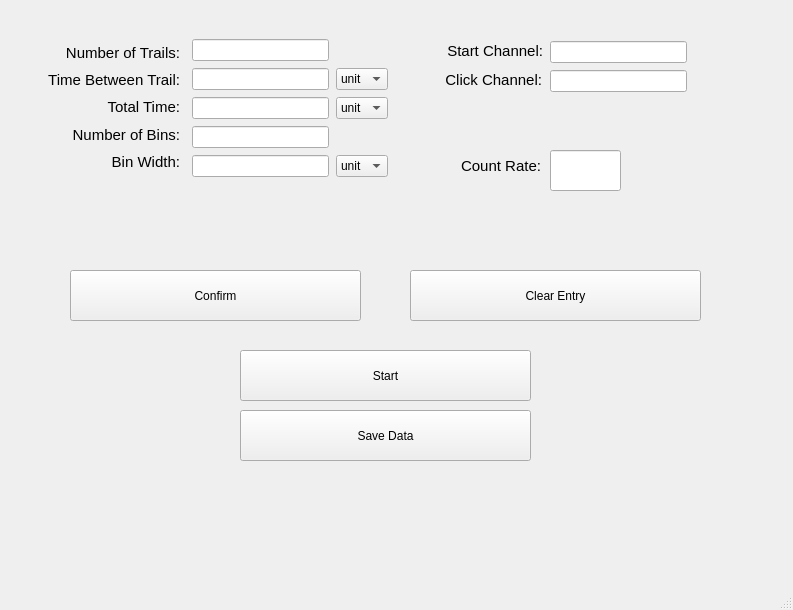
<?xml version="1.0" encoding="UTF-8"?>
<ui version="4.0">
 <class>MainWindow</class>
 <widget class="QMainWindow" name="MainWindow">
  <property name="geometry">
   <rect>
    <x>0</x>
    <y>0</y>
    <width>793</width>
    <height>610</height>
   </rect>
  </property>
  <property name="windowTitle">
   <string>TimeTagger Histogram Generator</string>
  </property>
  <widget class="QWidget" name="centralwidget">
   <widget class="QLineEdit" name="bin_num_entry">
    <property name="geometry">
     <rect>
      <x>192</x>
      <y>126</y>
      <width>137</width>
      <height>22</height>
     </rect>
    </property>
    <property name="contextMenuPolicy">
     <enum>Qt::DefaultContextMenu</enum>
    </property>
   </widget>
   <widget class="QPushButton" name="start_button">
    <property name="geometry">
     <rect>
      <x>240</x>
      <y>350</y>
      <width>291</width>
      <height>51</height>
     </rect>
    </property>
    <property name="text">
     <string>Start</string>
    </property>
   </widget>
   <widget class="QLineEdit" name="total_time_entry">
    <property name="geometry">
     <rect>
      <x>192</x>
      <y>97</y>
      <width>137</width>
      <height>22</height>
     </rect>
    </property>
   </widget>
   <widget class="QLineEdit" name="single_trail_entry">
    <property name="geometry">
     <rect>
      <x>192</x>
      <y>155</y>
      <width>137</width>
      <height>22</height>
     </rect>
    </property>
   </widget>
   <widget class="QLabel" name="click_channel_label">
    <property name="geometry">
     <rect>
      <x>421</x>
      <y>70</y>
      <width>121</width>
      <height>20</height>
     </rect>
    </property>
    <property name="font">
     <font>
      <pointsize>11</pointsize>
     </font>
    </property>
    <property name="frameShape">
     <enum>QFrame::NoFrame</enum>
    </property>
    <property name="frameShadow">
     <enum>QFrame::Raised</enum>
    </property>
    <property name="lineWidth">
     <number>3</number>
    </property>
    <property name="text">
     <string>Click Channel:</string>
    </property>
    <property name="textFormat">
     <enum>Qt::AutoText</enum>
    </property>
    <property name="alignment">
     <set>Qt::AlignRight|Qt::AlignTrailing|Qt::AlignVCenter</set>
    </property>
    <property name="wordWrap">
     <bool>false</bool>
    </property>
    <property name="margin">
     <number>-1</number>
    </property>
   </widget>
   <widget class="QLineEdit" name="gap_time_entry">
    <property name="geometry">
     <rect>
      <x>192</x>
      <y>68</y>
      <width>137</width>
      <height>22</height>
     </rect>
    </property>
   </widget>
   <widget class="QComboBox" name="gap_time_unit">
    <property name="geometry">
     <rect>
      <x>336</x>
      <y>68</y>
      <width>52</width>
      <height>22</height>
     </rect>
    </property>
    <item>
     <property name="text">
      <string>unit</string>
     </property>
    </item>
    <item>
     <property name="text">
      <string>s</string>
     </property>
    </item>
    <item>
     <property name="text">
      <string>m</string>
     </property>
    </item>
    <item>
     <property name="text">
      <string>ms</string>
     </property>
    </item>
    <item>
     <property name="text">
      <string>μs</string>
     </property>
    </item>
    <item>
     <property name="text">
      <string>ns</string>
     </property>
    </item>
    <item>
     <property name="text">
      <string>ps</string>
     </property>
    </item>
   </widget>
   <widget class="QComboBox" name="total_time_unit">
    <property name="geometry">
     <rect>
      <x>336</x>
      <y>97</y>
      <width>52</width>
      <height>22</height>
     </rect>
    </property>
    <item>
     <property name="text">
      <string>unit</string>
     </property>
    </item>
    <item>
     <property name="text">
      <string>s</string>
     </property>
    </item>
    <item>
     <property name="text">
      <string>m</string>
     </property>
    </item>
    <item>
     <property name="text">
      <string>ms</string>
     </property>
    </item>
    <item>
     <property name="text">
      <string>μs</string>
     </property>
    </item>
    <item>
     <property name="text">
      <string>ns</string>
     </property>
    </item>
    <item>
     <property name="text">
      <string>ps</string>
     </property>
    </item>
   </widget>
   <widget class="QComboBox" name="bin_width_unit">
    <property name="geometry">
     <rect>
      <x>336</x>
      <y>155</y>
      <width>52</width>
      <height>22</height>
     </rect>
    </property>
    <item>
     <property name="text">
      <string>unit</string>
     </property>
    </item>
    <item>
     <property name="text">
      <string>s</string>
     </property>
    </item>
    <item>
     <property name="text">
      <string>m</string>
     </property>
    </item>
    <item>
     <property name="text">
      <string>ms</string>
     </property>
    </item>
    <item>
     <property name="text">
      <string>μs</string>
     </property>
    </item>
    <item>
     <property name="text">
      <string>ns</string>
     </property>
    </item>
    <item>
     <property name="text">
      <string>ps</string>
     </property>
    </item>
   </widget>
   <widget class="QLabel" name="start_channel_label">
    <property name="geometry">
     <rect>
      <x>422</x>
      <y>41</y>
      <width>121</width>
      <height>20</height>
     </rect>
    </property>
    <property name="font">
     <font>
      <pointsize>11</pointsize>
     </font>
    </property>
    <property name="frameShape">
     <enum>QFrame::NoFrame</enum>
    </property>
    <property name="frameShadow">
     <enum>QFrame::Raised</enum>
    </property>
    <property name="lineWidth">
     <number>3</number>
    </property>
    <property name="text">
     <string>Start Channel:</string>
    </property>
    <property name="textFormat">
     <enum>Qt::AutoText</enum>
    </property>
    <property name="alignment">
     <set>Qt::AlignRight|Qt::AlignTrailing|Qt::AlignVCenter</set>
    </property>
    <property name="wordWrap">
     <bool>false</bool>
    </property>
    <property name="margin">
     <number>-1</number>
    </property>
   </widget>
   <widget class="QLineEdit" name="start_channel_entry">
    <property name="geometry">
     <rect>
      <x>550</x>
      <y>41</y>
      <width>137</width>
      <height>22</height>
     </rect>
    </property>
   </widget>
   <widget class="QLineEdit" name="click_channel_entry">
    <property name="geometry">
     <rect>
      <x>550</x>
      <y>70</y>
      <width>137</width>
      <height>22</height>
     </rect>
    </property>
   </widget>
   <widget class="QLineEdit" name="num_trail_entry">
    <property name="geometry">
     <rect>
      <x>192</x>
      <y>39</y>
      <width>137</width>
      <height>22</height>
     </rect>
    </property>
   </widget>
   <widget class="QPushButton" name="save_button">
    <property name="geometry">
     <rect>
      <x>240</x>
      <y>410</y>
      <width>291</width>
      <height>51</height>
     </rect>
    </property>
    <property name="text">
     <string>Save Data</string>
    </property>
   </widget>
   <widget class="QPushButton" name="confirm_button">
    <property name="geometry">
     <rect>
      <x>70</x>
      <y>270</y>
      <width>291</width>
      <height>51</height>
     </rect>
    </property>
    <property name="text">
     <string>Confirm</string>
    </property>
   </widget>
   <widget class="QPushButton" name="clear_button">
    <property name="geometry">
     <rect>
      <x>410</x>
      <y>270</y>
      <width>291</width>
      <height>51</height>
     </rect>
    </property>
    <property name="text">
     <string>Clear Entry</string>
    </property>
   </widget>
   <widget class="QWidget" name="layoutWidget">
    <property name="geometry">
     <rect>
      <x>22</x>
      <y>42</y>
      <width>158</width>
      <height>130</height>
     </rect>
    </property>
    <layout class="QVBoxLayout" name="verticalLayout">
     <item>
      <widget class="QLabel" name="trail_num">
       <property name="font">
        <font>
         <pointsize>11</pointsize>
        </font>
       </property>
       <property name="frameShape">
        <enum>QFrame::NoFrame</enum>
       </property>
       <property name="frameShadow">
        <enum>QFrame::Raised</enum>
       </property>
       <property name="lineWidth">
        <number>3</number>
       </property>
       <property name="text">
        <string>Number of Trails:</string>
       </property>
       <property name="textFormat">
        <enum>Qt::AutoText</enum>
       </property>
       <property name="alignment">
        <set>Qt::AlignRight|Qt::AlignTrailing|Qt::AlignVCenter</set>
       </property>
       <property name="wordWrap">
        <bool>false</bool>
       </property>
       <property name="margin">
        <number>-1</number>
       </property>
      </widget>
     </item>
     <item>
      <widget class="QLabel" name="trail_gap">
       <property name="font">
        <font>
         <pointsize>11</pointsize>
        </font>
       </property>
       <property name="frameShape">
        <enum>QFrame::NoFrame</enum>
       </property>
       <property name="frameShadow">
        <enum>QFrame::Raised</enum>
       </property>
       <property name="lineWidth">
        <number>3</number>
       </property>
       <property name="text">
        <string>Time Between Trail:</string>
       </property>
       <property name="textFormat">
        <enum>Qt::AutoText</enum>
       </property>
       <property name="alignment">
        <set>Qt::AlignRight|Qt::AlignTrailing|Qt::AlignVCenter</set>
       </property>
       <property name="wordWrap">
        <bool>false</bool>
       </property>
       <property name="margin">
        <number>-1</number>
       </property>
      </widget>
     </item>
     <item>
      <widget class="QLabel" name="total_time">
       <property name="font">
        <font>
         <pointsize>11</pointsize>
        </font>
       </property>
       <property name="frameShape">
        <enum>QFrame::NoFrame</enum>
       </property>
       <property name="frameShadow">
        <enum>QFrame::Raised</enum>
       </property>
       <property name="lineWidth">
        <number>3</number>
       </property>
       <property name="text">
        <string>Total Time:</string>
       </property>
       <property name="textFormat">
        <enum>Qt::AutoText</enum>
       </property>
       <property name="alignment">
        <set>Qt::AlignRight|Qt::AlignTrailing|Qt::AlignVCenter</set>
       </property>
       <property name="wordWrap">
        <bool>false</bool>
       </property>
       <property name="margin">
        <number>-1</number>
       </property>
      </widget>
     </item>
     <item>
      <widget class="QLabel" name="num_bin">
       <property name="font">
        <font>
         <pointsize>11</pointsize>
        </font>
       </property>
       <property name="frameShape">
        <enum>QFrame::NoFrame</enum>
       </property>
       <property name="frameShadow">
        <enum>QFrame::Raised</enum>
       </property>
       <property name="lineWidth">
        <number>3</number>
       </property>
       <property name="text">
        <string>Number of Bins:</string>
       </property>
       <property name="textFormat">
        <enum>Qt::AutoText</enum>
       </property>
       <property name="alignment">
        <set>Qt::AlignRight|Qt::AlignTrailing|Qt::AlignVCenter</set>
       </property>
       <property name="wordWrap">
        <bool>false</bool>
       </property>
       <property name="margin">
        <number>-1</number>
       </property>
      </widget>
     </item>
     <item>
      <widget class="QLabel" name="bin_width_label">
       <property name="enabled">
        <bool>true</bool>
       </property>
       <property name="font">
        <font>
         <pointsize>11</pointsize>
        </font>
       </property>
       <property name="frameShape">
        <enum>QFrame::NoFrame</enum>
       </property>
       <property name="frameShadow">
        <enum>QFrame::Raised</enum>
       </property>
       <property name="lineWidth">
        <number>3</number>
       </property>
       <property name="text">
        <string>Bin Width:</string>
       </property>
       <property name="textFormat">
        <enum>Qt::AutoText</enum>
       </property>
       <property name="alignment">
        <set>Qt::AlignRight|Qt::AlignTrailing|Qt::AlignVCenter</set>
       </property>
       <property name="wordWrap">
        <bool>false</bool>
       </property>
       <property name="margin">
        <number>-1</number>
       </property>
      </widget>
     </item>
    </layout>
   </widget>
   <widget class="QLabel" name="count_rate_label">
    <property name="geometry">
     <rect>
      <x>440</x>
      <y>150</y>
      <width>101</width>
      <height>31</height>
     </rect>
    </property>
    <property name="font">
     <font>
      <pointsize>11</pointsize>
     </font>
    </property>
    <property name="frameShape">
     <enum>QFrame::NoFrame</enum>
    </property>
    <property name="frameShadow">
     <enum>QFrame::Raised</enum>
    </property>
    <property name="lineWidth">
     <number>3</number>
    </property>
    <property name="text">
     <string>Count Rate:</string>
    </property>
    <property name="textFormat">
     <enum>Qt::AutoText</enum>
    </property>
    <property name="alignment">
     <set>Qt::AlignRight|Qt::AlignTrailing|Qt::AlignVCenter</set>
    </property>
    <property name="wordWrap">
     <bool>false</bool>
    </property>
    <property name="margin">
     <number>-1</number>
    </property>
   </widget>
   <widget class="QLineEdit" name="count_rate_entry">
    <property name="geometry">
     <rect>
      <x>550</x>
      <y>150</y>
      <width>71</width>
      <height>41</height>
     </rect>
    </property>
    <property name="font">
     <font>
      <pointsize>12</pointsize>
     </font>
    </property>
    <property name="text">
     <string/>
    </property>
   </widget>
  </widget>
  <widget class="QMenuBar" name="menubar">
   <property name="geometry">
    <rect>
     <x>0</x>
     <y>0</y>
     <width>793</width>
     <height>26</height>
    </rect>
   </property>
  </widget>
  <widget class="QStatusBar" name="statusbar"/>
 </widget>
 <resources/>
 <connections/>
</ui>
